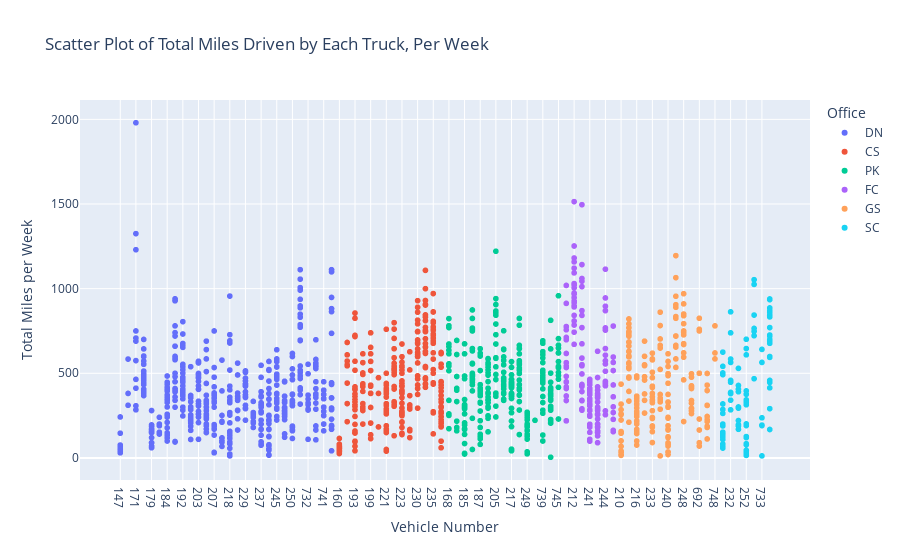

The notebook cell saved with this chart:
### Code cell
fig3 = px.scatter(df, x='Vehicle', y='Total_Miles', color = 'Office',
                  labels={
                      'Vehicle': "Vehicle Number",
                      'Total_Miles': "Total Miles per Week",
                      'Office': "Office",
                  }, title = "Scatter Plot of Total Miles Driven by Each Truck, Per Week",)
fig3.show()

### Figure 1 — Plotly figure (JSON) as saved in the notebook; plotly's stock layout.template omitted (floating-point values rounded to 4 significant figures; data arrays with more than 128 entries replaced by an {"elided": "..."} marker saying what was removed)
{"data": [{"hovertemplate": "Office=DN<br>Vehicle Number=%{x}<br>Total Miles per Week=%{y}<extra></extra>", "legendgroup": "DN", "marker": {"color": "#636efa", "symbol": "circle"}, "mode": "markers", "name": "DN", "showlegend": true, "type": "scattergl", "x": {"elided": "503 str values"}, "xaxis": "x", "y": {"elided": "503 int values"}, "yaxis": "y"}, {"hovertemplate": "Office=CS<br>Vehicle Number=%{x}<br>Total Miles per Week=%{y}<extra></extra>", "legendgroup": "CS", "marker": {"color": "#EF553B", "symbol": "circle"}, "mode": "markers", "name": "CS", "showlegend": true, "type": "scattergl", "x": {"elided": "279 str values"}, "xaxis": "x", "y": {"elided": "279 int values"}, "yaxis": "y"}, {"hovertemplate": "Office=PK<br>Vehicle Number=%{x}<br>Total Miles per Week=%{y}<extra></extra>", "legendgroup": "PK", "marker": {"color": "#00cc96", "symbol": "circle"}, "mode": "markers", "name": "PK", "showlegend": true, "type": "scattergl", "x": {"elided": "283 str values"}, "xaxis": "x", "y": {"elided": "283 int values"}, "yaxis": "y"}, {"hovertemplate": "Office=FC<br>Vehicle Number=%{x}<br>Total Miles per Week=%{y}<extra></extra>", "legendgroup": "FC", "marker": {"color": "#ab63fa", "symbol": "circle"}, "mode": "markers", "name": "FC", "showlegend": true, "type": "scattergl", "x": {"elided": "145 str values"}, "xaxis": "x", "y": {"elided": "145 int values"}, "yaxis": "y"}, {"hovertemplate": "Office=GS<br>Vehicle Number=%{x}<br>Total Miles per Week=%{y}<extra></extra>", "legendgroup": "GS", "marker": {"color": "#FFA15A", "symbol": "circle"}, "mode": "markers", "name": "GS", "showlegend": true, "type": "scattergl", "x": {"elided": "191 str values"}, "xaxis": "x", "y": {"elided": "191 int values"}, "yaxis": "y"}, {"hovertemplate": "Office=SC<br>Vehicle Number=%{x}<br>Total Miles per Week=%{y}<extra></extra>", "legendgroup": "SC", "marker": {"color": "#19d3f3", "symbol": "circle"}, "mode": "markers", "name": "SC", "showlegend": true, "type": "scattergl", "x": ["228", "228", "228", "228", "228", "228", "228", "228", "228", "228", "228", "228", "228", "228", "228", "228", "228", "228", "228", "232", "232", "232", "232", "232", "232", "232", "232", "232", "232", "232", "238", "238", "238", "238", "238", "238", "238", "238", "238", "238", "252", "252", "252", "252", "252", "252", "252", "252", "252", "252", "252", "252", "252", "252", "252", "252", "252", "252", "252", "252", "252", "252", "252", "730", "730", "730", "730", "730", "730", "730", "733", "733", "733", "733", "733", "733", "738", "738", "738", "738", "738", "738", "738", "738", "738", "738", "738", "738", "738", "738", "738", "738", "738", "738", "738", "738", "738", "738", "738", "738"], "xaxis": "x", "y": [68, 152, 200, 109, 143, 263, 286, 143, 189, 82, 502, 319, 135, 492, 58, 625, 124, 191, 541, 284, 458, 584, 341, 387, 739, 383, 447, 863, 564, 380, 301, 428, 169, 406, 391, 294, 529, 221, 188, 197, 376, 701, 124, 80, 16, 45, 41, 396, 343, 120, 79, 84, 15, 314, 646, 609, 28, 329, 42, 201, 78, 126, 191, 468, 1025, 765, 1053, 748, 722, 844, 564, 191, 237, 194, 641, 12, 451, 939, 599, 677, 726, 869, 770, 935, 594, 838, 699, 833, 458, 414, 719, 168, 689, 859, 842, 446, 886, 291, 842, 693], "yaxis": "y"}], "layout": {"legend": {"title": {"text": "Office"}, "tracegroupgap": 0}, "title": {"text": "Scatter Plot of Total Miles Driven by Each Truck, Per Week"}, "xaxis": {"anchor": "y", "domain": [0, 1], "title": {"text": "Vehicle Number"}}, "yaxis": {"anchor": "x", "domain": [0, 1], "title": {"text": "Total Miles per Week"}}}}
